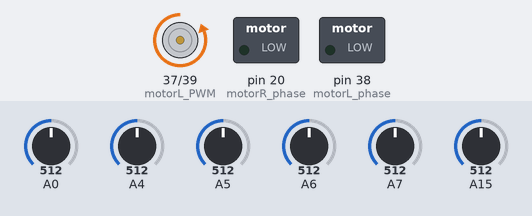
Bench run of a sketch on a simulated Arduino Mega 2560, built with avr-gcc and run on an emulated ATmega2560. Shown: motor-driver pin pairs drawn as motors (green arrow = first pin HIGH = forward, orange = second pin HIGH = backward, longer = more drive), switched loads named in the sketch (green lamp = pin HIGH). Inputs (shaded band) come from the test bench; at power-on: A0 = 512, A4 = 512, A5 = 512, A6 = 512, A7 = 512, A15 = 512. What the sketch prints to the serial monitor is not drawn.

Above: at 0.3 s.
Timing chart, 0 to 1.8 s (numbered marks = the images above):
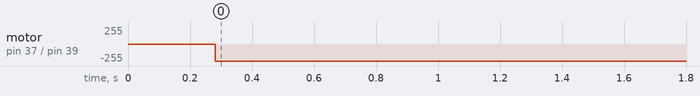

The sketch:

path_following_25_02_04.ino
```cpp
#include <Arduino.h>

// Analog sensor pins and values
int AnalogValue[5] = {0, 0, 0, 0, 0};
int AnalogValueMinus[5] = {0, 0, 0, 0, 0};
int AnalogPin[5] = {4, 5, 6, 7, 15};

// Motor pins
int motorL_PWM = 37;
int motorL_phase = 38;
int motorR_PWM = 39;
int motorR_phase = 20;

// PID constants
float Kp = 200;
float Ki = 0.01;
float Kd = 0.01;

float position, error, integral = 0, derivative, correction, lastError = 0;
int MAX_SPEED = 255;
int BASE_SPEED = 120;

// Distance sensor
int distance_sensor = 16;
int distance = 0;

// Navigation variables
bool nodeDetected = false;
int nodesVisited = 1;
int currentNode = 0;
int previousNode = 4;  // Robot starts from direction of node 4
bool firstNode = true;  // Flag to handle first node specially

// Path planning variables
int originalPath[] = {3, 1, 4, 0, 2, 0};  // Original waypoints
int optimizedPath[21];  // Will store the complete optimized path
int optimizedPathLength;
bool pathOptimized = false;

// Node connection layout with distances
const int nodeConnection[7][7] = {
  {0, 0, 0, 0, 2, 2, 0},
  {0, 0, 0, 0, 0, 2, 1},
  {0, 0, 0, 2, 0, 2, 0},
  {0, 0, 2, 0, 0, 0, 4},
  {2, 0, 0, 0, 0, 0, 4},
  {2, 2, 2, 0, 0, 0, 0},
  {0, 1, 0, 4, 4, 0, 0}
};

// Define turn directions for each valid node connection
// Format: [current_node][from_node][to_node] = turn_direction
// Turn direction: 0 = straight, 1 = right, 2 = left, 3 = around, -1 = invalid
const int nodeTurns[7][7][7] = {
    // Node 0 (top)
    {{-1,-1,-1,-1,-1,-1,-1},    // from 0 (invalid)
     {-1,-1,-1,-1,-1,-1,-1},  // from 1
     {-1,-1,-1,-1,-1,-1,-1},  // from 2
     {-1,-1,-1,-1,-1,-1,-1},  // from 3
     {-1,-1,-1,-1,3,0,-1},   // from 4 (to 5=left)
     {-1,-1,-1,-1,0,3,-1},   // from 5
     {-1,-1,-1,-1,-1,-1,-1}},   // from 6

    // Node 1 (inner middle)
    {{-1,-1,-1,-1,-1,-1,-1},    // from 0
     {-1,-1,-1,-1,-1,-1,-1},  // from 1 (invalid)
     {-1,-1,-1,-1,-1,-1,-1},  // from 2
     {-1,-1,-1,-1,-1,-1,-1},  // from 3
     {-1,-1,-1,-1,-1,-1,-1},  // from 4
     {-1,-1,-1,-1,-1,3,0},   // from 5 (to 6=right)
     {-1,-1,-1,-1,-1,0,3}},  // from 6 (to 5=left)

    // Node 2 (bottom)
    {{-1,-1,-1,-1,-1,-1,-1},     // from 0
     {-1,-1,-1,-1,-1,-1,-1},  // from 1
     {-1,-1,-1,-1,-1,-1,-1},  // from 2 (invalid)
     {-1,-1,-1,3,-1,0,-1},   // from 3 (to 5=left)
     {-1,-1,-1,-1,-1,-1,-1},  // from 4
     {-1,-1,-1,0,-1,3,-1},   // from 5 (to 3=right)
     {-1,-1,-1,-1,-1,-1,-1}}, // from 6

    // Node 3 (bottom right)
    {{-1,-1,-1,-1,-1,-1,-1},    // from 0
     {-1,-1,-1,-1,-1,-1,-1},  // from 1
     {-1,-1,3,-1,-1,-1,0},   // from 2 (to 6=right)
     {-1,-1,-1,-1,-1,-1,-1},  // from 3 (invalid)
     {-1,-1,-1,-1,-1,-1,-1},  // from 4
     {-1,-1,-1,-1,-1,-1,-1},  // from 5
     {-1,-1,0,-1,-1,-1,3}},  // from 6 (to 2=left)

    // Node 4 (top right)
    {{3,-1,-1,-1,-1,-1,0},    // from 0 (to 6=right)
     {-1,-1,-1,-1,-1,-1,-1},  // from 1
     {-1,-1,-1,-1,-1,-1,-1},  // from 2
     {-1,-1,-1,-1,-1,-1,-1},  // from 3
     {-1,-1,-1,-1,-1,-1,-1},  // from 4 (invalid)
     {-1,-1,-1,-1,-1,-1,-1},  // from 5
     {0,-1,-1,-1,-1,-1,3}},  // from 6 (to 0=left)

    // Node 5 (left)
    {{3,2,0,-1,-1,-1,-1},    // from 0 (to 2=right)
     {1,3,2,-1,-1,-1,0},   // from 1 (to 6=straight)
     {0,1,3,-1,-1,-1,-1},   // from 2 (to 6=straight)
     {-1,-1,-1,-1,-1,-1,-1},  // from 3
     {-1,-1,-1,-1,-1,-1,-1},  // from 4
     {-1,-1,-1,-1,-1,-1,-1},  // from 5 (invalid)
     {-1,-1,-1,-1,-1,-1,-1}},   // from 6 (to 1=left, to 2=right)

    // Node 6 (right)
    {{-1,-1,-1,-1,-1,-1,-1},     // from 0 (to 3=straight, to 1=left)
     {-1,3,-1,1,2,-1,-1},     // from 1 (to 3/4/5=straight)
     {-1,-1,-1,-1,-1,-1,-1},  // from 2
     {-1,2,-1,3,0,-1,-1},     // from 3 (to 1=left, to 4=right)
     {-1,1,-1,0,3,-1,-1},     // from 4 (to 1=left, to 3=left)
     {-1,-1,-1,-1,-1,-1,-1},     // from 5 (to 3/4=straight, to 1=left)
     {-1,-1,-1,-1,-1,-1,-1}}  // from 6 (invalid)
};

// Function to find the vertex with minimum distance
int minDistance(int dist[], bool visited[], int V) {
    int min = INT_MAX;
    int min_index = -1;

    for (int v = 0; v < V; v++) {
        if (!visited[v] && dist[v] <= min) {
            min = dist[v];
            min_index = v;
        }
    }
    return min_index;
}

// Function to get the path from source to destination
void getPath(int parent[], int dest, int path[], int& pathLength) {
    if (parent[dest] == -1) {
        path[0] = dest;
        pathLength = 1;
        return;
    }

    getPath(parent, parent[dest], path, pathLength);
    path[pathLength] = dest;
    pathLength++;
}

// Function to find the shortest path between two nodes
void findShortestPath(int start, int end, int path[], int& pathLength) {
    const int V = 7; // Number of vertices
    int dist[V];     // Distance array
    bool visited[V]; // Visited array
    int parent[V];   // Parent array to reconstruct path

    // Initialize arrays
    for (int i = 0; i < V; i++) {
        dist[i] = INT_MAX;
        visited[i] = false;
        parent[i] = -1;
    }

    dist[start] = 0;

    // Find shortest path for all vertices
    for (int count = 0; count < V - 1; count++) {
        int u = minDistance(dist, visited, V);
        visited[u] = true;

        for (int v = 0; v < V; v++) {
            if (!visited[v] && nodeConnection[u][v] &&
                dist[u] != INT_MAX &&
                dist[u] + nodeConnection[u][v] < dist[v]) {
                dist[v] = dist[u] + nodeConnection[u][v];
                parent[v] = u;
            }
        }
    }

    // Get the path
    pathLength = 0;
    getPath(parent, end, path, pathLength);
}

// Function to calculate total distance of a path
int calculatePathDistance(int path[], int pathLength) {
    int totalDistance = 0;
    for (int i = 0; i < pathLength - 1; i++) {
        totalDistance += nodeConnection[path[i]][path[i + 1]];
    }
    return totalDistance;
}

// Function to find optimal route through multiple waypoints
void findOptimalRoute(int waypoints[], int numWaypoints, int finalPath[], int& finalPathLength) {
    finalPathLength = 0;
    int tempPath[7];  // Temporary array for each segment
    int tempLength;

    // Process each consecutive pair of waypoints
    for (int i = 0; i < numWaypoints - 1; i++) {
        // Find shortest path between current waypoint pair
        findShortestPath(waypoints[i], waypoints[i + 1], tempPath, tempLength);

        // Add path to final route (skip last node except for final segment to avoid duplicates)
        if (i < numWaypoints - 2) {
            tempLength--; // Don't include the last node as it will be the start of next segment
        }

        // Copy segment to final path
        for (int j = 0; j < tempLength; j++) {
            finalPath[finalPathLength++] = tempPath[j];
        }
    }
}

// Function to print the route details
void printRoute(int path[], int pathLength) {
    Serial.println("Optimal Route:");
    for (int i = 0; i < pathLength; i++) {
        Serial.print(path[i]);
        if (i < pathLength - 1) {
            Serial.print(" -> ");
        }
    }
    Serial.println();
    Serial.print("Total Distance: ");
    Serial.println(calculatePathDistance(path, pathLength));
}

void setMotorSpeed(int leftSpeed, int rightSpeed) {
  analogWrite(motorR_PWM, constrain(rightSpeed, 0, MAX_SPEED));
  analogWrite(motorL_PWM, constrain(leftSpeed, 0, MAX_SPEED));
}

void stop_motor() {
  analogWrite(motorR_PWM, 0);
  analogWrite(motorL_PWM, 0);
  delay(500);
}

void turnLeft() {
  setMotorSpeed(150, 150);
  delay(300);
  digitalWrite(motorR_phase, HIGH);
  digitalWrite(motorL_phase, LOW);
  analogWrite(motorR_PWM, 150);
  analogWrite(motorL_PWM, 145);
  delay(300);
}

void turnRight() {
  setMotorSpeed(150, 150);
  delay(300);
  digitalWrite(motorR_phase, LOW);
  digitalWrite(motorL_phase, HIGH);
  analogWrite(motorR_PWM, 145);
  analogWrite(motorL_PWM, 150);
  delay(300);
}

void turnAround() {
  setMotorSpeed(150, 150);
  delay(300);
  digitalWrite(motorR_phase, LOW);
  digitalWrite(motorL_phase, HIGH);
  analogWrite(motorR_PWM, 145);
  analogWrite(motorL_PWM, 150);
  delay(700);  // Double the time of a normal turn
}

void lineFollowPID() {
  digitalWrite(motorR_phase, LOW);
  digitalWrite(motorL_phase, LOW);

  int totalValue = 0;
  int weightedSum = 0;

  for (int i = 0; i < 5; i++) {
    AnalogValue[i] = analogRead(AnalogPin[i]);
    AnalogValueMinus[i] = 5000 - AnalogValue[i];
    totalValue += AnalogValueMinus[i];
    weightedSum += AnalogValueMinus[i] * (i + 1);
  }

  position = (totalValue > 0) ? (float)weightedSum / totalValue : 3;
  error = position - 3.0;
  integral += error;
  derivative = error - lastError;
  correction = (Kp * error) + (Ki * integral) + (Kd * derivative);
  lastError = error;

  int leftSpeed = BASE_SPEED + correction;
  int rightSpeed = BASE_SPEED - correction;
  setMotorSpeed(leftSpeed, rightSpeed);
}

void checkObstacle() {
  distance = analogRead(distance_sensor);
  if (distance > 2800) {
    stop_motor();
    turnAround();
  }
}

String getNextTurn(int current, int prev, int next) {
    // Get turn direction from the 3D matrix
    int turnDirection = nodeTurns[current][prev][next];

    switch(turnDirection) {
        case 0: return "straight";
        case 1: return "left";
        case 2: return "right";
        case 3: return "around";
        default: return "straight"; // Default case
    }
}

void handleNode() {
    if (!pathOptimized) {
        stop_motor();
        while(1); // Safety stop if path not optimized
        return;
    }

    if (firstNode) {
        // Special handling for first node
        firstNode = false;
        currentNode = 0;  // First node will be 0
        previousNode = 4; // Coming from direction of node 4
        nodesVisited = 0;

        // If 0 is not our first waypoint, we need to turn appropriately
        if (optimizedPath[0] != 0) {
            String turn = getNextTurn(0, 4, optimizedPath[0]);
            if (turn == "left") {
                turnLeft();
            } else if (turn == "right") {
                turnRight();
            } else if (turn == "around") {
                turnAround();
            }
        }
        return;
    }

    if (nodesVisited >= optimizedPathLength - 1) {
        stop_motor();
        while(1); // End of path
        return;
    }

    currentNode = optimizedPath[nodesVisited];
    int nextNode = optimizedPath[nodesVisited + 1];

    // Get the turn direction based on current position and next node
    String turn = getNextTurn(currentNode, previousNode, nextNode);

    // Execute the turn
    if (turn == "left") {
        turnLeft();
    } else if (turn == "right") {
        turnRight();
    } else if (turn == "around") {
        turnAround();
    } else {
        // Go straight
        setMotorSpeed(BASE_SPEED, BASE_SPEED);
        delay(300);
    }

    previousNode = currentNode;
    nodesVisited++;

    // Print debug information
    Serial.print("Visited node: ");
    Serial.print(currentNode);
    Serial.print(" Next node: ");
    Serial.println(nextNode);
}

void detectNode() {
  int totalValue = 0;
  for (int i = 0; i < 5; i++) {
    AnalogValue[i] = analogRead(AnalogPin[i]);
    AnalogValueMinus[i] = 5000 - AnalogValue[i];
    totalValue += AnalogValueMinus[i];
  }

  if (totalValue > 15800 && !nodeDetected) {
    nodeDetected = true;
    handleNode();
    delay(200);  // Debounce delay
  } else if (totalValue <= 15800) {
    nodeDetected = false;
  }
}

void setup() {
    // Initialize pins
    for (int i = 0; i < 5; i++) pinMode(AnalogPin[i], INPUT);
    pinMode(motorR_PWM, OUTPUT);
    pinMode(motorR_phase, OUTPUT);
    pinMode(motorL_PWM, OUTPUT);
    pinMode(motorL_phase, OUTPUT);
    pinMode(distance_sensor, INPUT);

    Serial.begin(9600);

    // Calculate the optimized path at startup
    int numWaypoints = sizeof(originalPath) / sizeof(originalPath[0]);

    // If first waypoint is not 0, prepend 0 to the path
    if (originalPath[0] != 0) {
        int newPath[21];  // Temporary array for the new path
        newPath[0] = 0;  // Start with node 0
        for (int i = 0; i < numWaypoints; i++) {
            newPath[i + 1] = originalPath[i];
        }
        findOptimalRoute(newPath, numWaypoints + 1, optimizedPath, optimizedPathLength);
    } else {
        findOptimalRoute(originalPath, numWaypoints, optimizedPath, optimizedPathLength);
    }
    pathOptimized = true;

    // Print the optimized route for debugging
    Serial.println("Starting between nodes 0 and 4, facing 0");
    printRoute(optimizedPath, optimizedPathLength);
}

void loop() {
  detectNode();
  lineFollowPID();
  checkObstacle();
  delay(2);
}
```

Measured:
- by itself, motor on pin 37 (motorL_PWM) / pin 39 (motorR_PWM): stopped → backward 255/255 at 0.28 s
